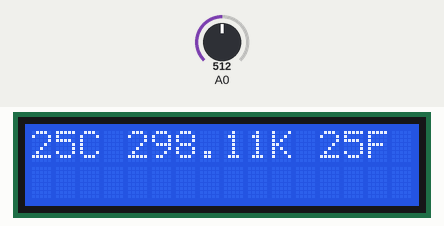
Simulated run of this sketch. Board: Arduino Uno, built with avr-gcc and run on an emulated ATmega328P. On the bench: 16×2 character LCD. The inputs (shaded band) are chosen by the test bench; at power-on: A0 = 512. What the sketch prints to the serial monitor is not drawn.

Above: at 2.0 s.
2.1 s: A0 set to 716
At 3.1 s:
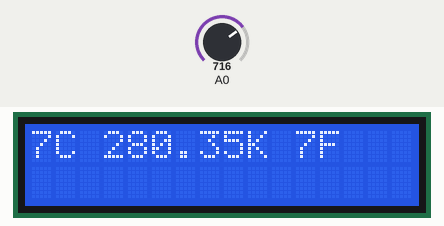
3.7 s: A0 set to 900
At 4.5 s:
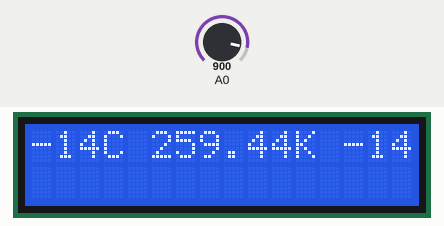
5.2 s: A0 set to 1023
At 6.2 s:
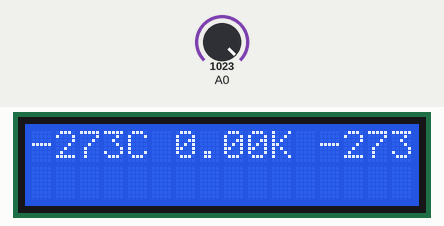
7.4 s: A0 set to 889
At 9.1 s:
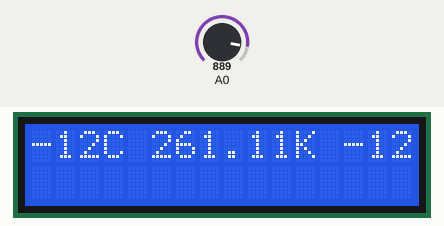
9.5 s: A0 set to 856
At 10.8 s:
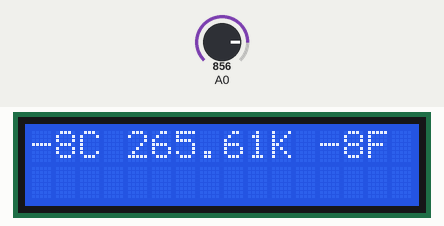
Timing chart, 0 to 12.5 s (numbered marks = the images above; inputs shaded):
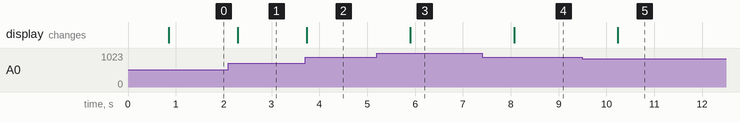

Measured:
- after the input at 2.1 s, the display: changes after 0.19 s (image 1)
- after the input at 3.7 s, the display: changes at once (image 2)
- after the input at 5.2 s, the display: changes after 0.70 s (image 3)
- after the input at 7.4 s, the display: changes after 0.67 s (image 4)
- after the input at 9.5 s, the display: changes after 0.74 s (image 5)

The sketch:

RECTO_ACTIVITY7_TEMPERATURE_SENSOR_USING_THERMISTOR_WITHLCD.ino
```cpp
#include <Wire.h>
#include <LiquidCrystal_I2C.h>

#define RT0 10000
#define B 3977
#define R 10000

float RT, VR, ln, TX, T0, VRT;

LiquidCrystal_I2C lcd(0x27,  16, 2);

void setup() {
  lcd.begin(16, 2);
  lcd.init();
  lcd.backlight();
  lcd.setCursor(0,0);
  lcd.setCursor(0,1);

  Serial.begin(9600);

  T0 = 25 + 273.15;

  delay(700);
}
void loop() {

  lcd.clear();

  VRT = (5.00 / 1023.00) * analogRead(A0);

  VR = 5.00 - VRT;

  RT = (R * VRT) / VR;
  ln = log (RT / RT0);
  TX = (1 / ((ln / B) + (1 / T0)));

  TX = TX - 273.15;


  lcd.setCursor(0, 0);
  lcd.print(TX, 0);
  lcd.print("C ");

  lcd.print(TX + 273.15, 2);
  lcd.print("K ");

  float tempF = ((TX * 1.8) + 32);
  lcd.print(TX, 0);
  lcd.print("F ");

  Serial.print("Temperature: ");
  Serial.print(TX);
  Serial.print("C ");

  Serial.print(TX + 273.15, 2);
  Serial.print("K ");

  Serial.print((TX * 1.8) + 32);
  Serial.println("F ");

  delay(700);
  }
```
